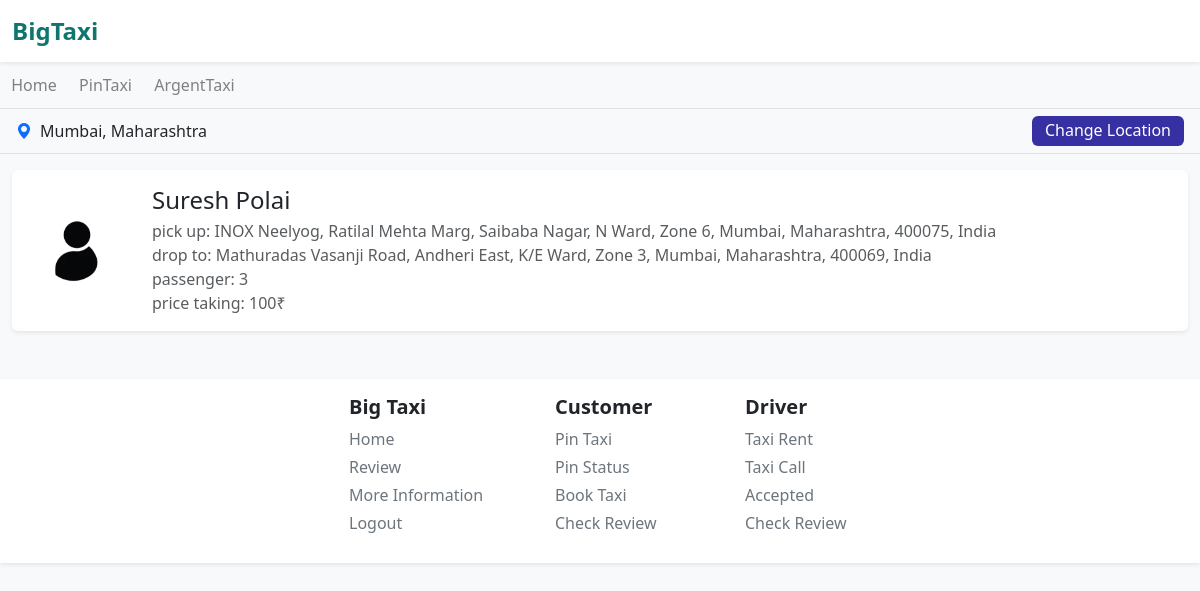
Page /home/in/ (signed in) on the committed database.
### Users/models.py (models this page shows, shortened)
class usersDataModel(models.Model):
    UserG = [
        ('Male', 'Male'),
        ('Female', 'Female'),
        ('Other', 'Other'),
        ('Not Check', 'Not Check'),
    ]
    UserC = [
        ('Developer', 'Developer'),
        ('Customer', 'Customer'),
        ('Driver', 'Driver'),
    ]
    ULink = models.ForeignKey(User, on_delete=models.CASCADE)
    UserCode = models.CharField(max_length=100, default='BIGTAXICODE1006463')
    UserCategory = models.CharField(choices=UserC, default='Customer')
    UserMobileNo = models.CharField(max_length=11)
    UserGender = models.CharField(max_length=100, default='Not Check')
    UserAge = models.CharField(max_length=3, default='')
    UserState = models.CharField(max_length=100, default='')
    UserCity = models.CharField(max_length=100, default='')
    UserPincode = models.CharField(max_length=20, default='')
    UserAddress = models.CharField(max_length=200, default='')
    UserPass = models.CharField(max_length=1000, default='password')
    CouponCode = models.CharField(max_length=50, null=True, blank=True)
    UProfileImage = models.ImageField(upload_to='profile/main/', default='profile/default/default.png')
    UProfileName = models.CharField(max_length=1000, default='BiXTaxi User')
    description = models.CharField(max_length=5000, default='No Description!')
    totalTripCount = models.IntegerField(default=0)
    dangerTripCount = models.IntegerField(default=0)

### taxi_app/models.py (models this page shows, shortened)
class PinTaxiAvailable(models.Model):
    taxiAvaId = models.CharField(max_length=50)
    taxiCity = models.CharField(max_length=500)
    customerId = models.ForeignKey(usersDataModel, on_delete=models.CASCADE)
    currentLocation = models.CharField(max_length=2000)
    toLocation = models.CharField(max_length=2000, default='No Area Found!')
    taxiPassenger = models.IntegerField(default=1)
    pincode = models.CharField(max_length=20, default=' ')
    couponCodeWas = models.CharField(max_length=100, default='Customer Not Have Coupon')
    taxiDate = models.DateField(auto_now_add=True)
    taxiTime = models.TimeField(auto_now_add=True)
    taxiDateAndTimeByUser = models.CharField(max_length=100, default='none')
    priceOfTravel = models.IntegerField(default=0)
    driverCode = models.CharField(max_length=100, default='DRIVERCODE')

### taxi_app/views.py (the view, shortened to what this page needs)
# urls.py: path('in/', views.HomePageForTaxiAppViewFunction, name='home'),
def HomePageForTaxiAppViewFunction(request):
    DataOfPinTaxiLst = []; newLstOfDPTL = []; showError = []
    if request.user.is_authenticated:
        dataFromNavBar = navbar(request)
        city = dataFromNavBar.get("userModelDataCityis"); state = dataFromNavBar.get("userModelDataStateis"); userCategory = dataFromNavBar.get('userCategoryis'); userBarCode = dataFromNavBar.get('userBarCodeAccessis')
        SNDP_ObjectLst = SaveNotificaionDeletePin.objects.all()
        for DataInSNDP in SNDP_ObjectLst:
            if userBarCode == DataInSNDP.userCode:
                messages.success(request, f"{DataInSNDP.text}")
                DataInSNDP.delete()
    else: city = request.session.get('userDataCityis', 'defaultCity'); state = request.session.get('userDataStateis', 'defaultState')
    DataOfPinTaxiLst = PinTaxiAvailable.objects.filter(taxiCity=city)
    if not DataOfPinTaxiLst: DataOfPinTaxiLst = PinTaxiAvailable.objects.filter(currentLocation__icontains=state)
    if DataOfPinTaxiLst:
        showError = [1 if ReportDriverInPinTaxi.objects.filter(pinBarCode=PinTaxiAvailable.objects.get(taxiAvaId=i.taxiAvaId)).last() else 0 for i in DataOfPinTaxiLst]
        newLstOfDPTL = [(i.customerId.UProfileImage, i.customerId.UProfileName or 'BigTaxi Customer') for i in DataOfPinTaxiLst] if DataOfPinTaxiLst else []
    newDataOfBoth = zip(DataOfPinTaxiLst, newLstOfDPTL, showError)
    context = { 'DataOfPinTaxiLst': newDataOfBoth, 'city' : city.title(), 'state' : state.title() }
    return render(request, 'main/home.html', context)

### templates/main/home.html (shortened to what this page needs)
{% extends 'base.html' %} {% load static %} {% block body %}
<form method="POST" action="" class="w-100">
  <div
    class="bg-light border-bottom d-flex justify-content-between align-items-center px-3 py-2"
    style="height: 45px"
  >
    <div class="d-flex align-items-center mt-1 mb-1">
      <i class="bi bi-geo-alt-fill text-primary me-2"></i>
      <span id="current-location-text" class="fw-medium">{{ city }}, {{ state }}</span>
    </div>
    <div class="d-flex align-items-center gap-2 mt-1 mb-1">
      {% if user.is_authenticated %}
        <button type="button" class="btn buttonLocation height-to-button-location" id="change-location-btn">
          <span class="text-inside-location-button">
            Change Location
          </span>
        </button>
      {% else %}
        <a href="{% url 'taxi_app:lan' %}" class="btn btn-danger height-to-button-location">
          <span class="text-inside-location-button">
            Change Location
          </span>
        </a>
      {% endif %}
    </div>
  </div>
</form>
{% if DataOfPinTaxiLst %}
  {% for DPT, SEC, THRD in DataOfPinTaxiLst %}
  <div class="container-xxl my-3">
    <div
      class="bg-white shadow-sm rounded p-3 d-flex align-items-center flex-wrap flex-md-nowrap"
    >
      <div class="me-4 mb-3 mb-md-0">
        <img
          src="/media/{{ SEC.0 }}"
          alt="User Profile"
          class="rounded-circle"
          style="width: 100px; height: 100px; object-fit: cover"
        />
      </div>
      <div class="me-auto">
        <h4 class="mb-1">{{ SEC.1 }}</h4>
        <p class="text-muted mb-0">pick up: {{ DPT.currentLocation|truncatewords:16 }}</p>
        <p class="text-muted mb-0">drop to: {{ DPT.toLocation|truncatewords:16 }}</p>
        <p class="text-muted mb-0">passenger: {{ DPT.taxiPassenger }}</p>
        {% if userCategoryis == 'Driver' %}
          <p class="text-muted mb-0">date & time: {{ DPT.taxiDateAndTimeByUser }}</p>
        {% else %}
          <p class="text-muted mb-0">price taking: {{ DPT.priceOfTravel }}₹</p>
        {% endif %}
      </div>
    </div>
  </div>
  {% endfor %}
{% else %}
<div class="container mt-5">
  <div class="alert text-center" id="else-block-driver">
    There No Pin Taxi Available for This Location : {{ city }}, {{ state }}
  </div>
</div>
{% endif %}
{% endblock %}

### templates/main/home.html (style rules this page uses)
.height-to-button-location { height: 30px !important; }
.text-inside-location-button { position: relative; top: -5px; }
.buttonLocation { background-color: #3730a3 !important; color: white; }

### rows in the picture
usersDataModel: UserState "Maharashtra"
PinTaxiAvailable: UProfileImage (placeholder picture), UProfileName "Suresh Polai", currentLocation "INOX Neelyog, Ratilal Mehta Marg, Saibaba Nagar, N Ward, Zone 6, Mumbai, Maharashtra, 400075, India", toLocation "Mathuradas Vasanji Road, Andheri East, K/E Ward, Zone 3, Mumbai, Maharashtra, 400069, India", taxiPassenger "3", priceOfTravel "100"

### other values in the picture
{{ city }} "Mumbai"
